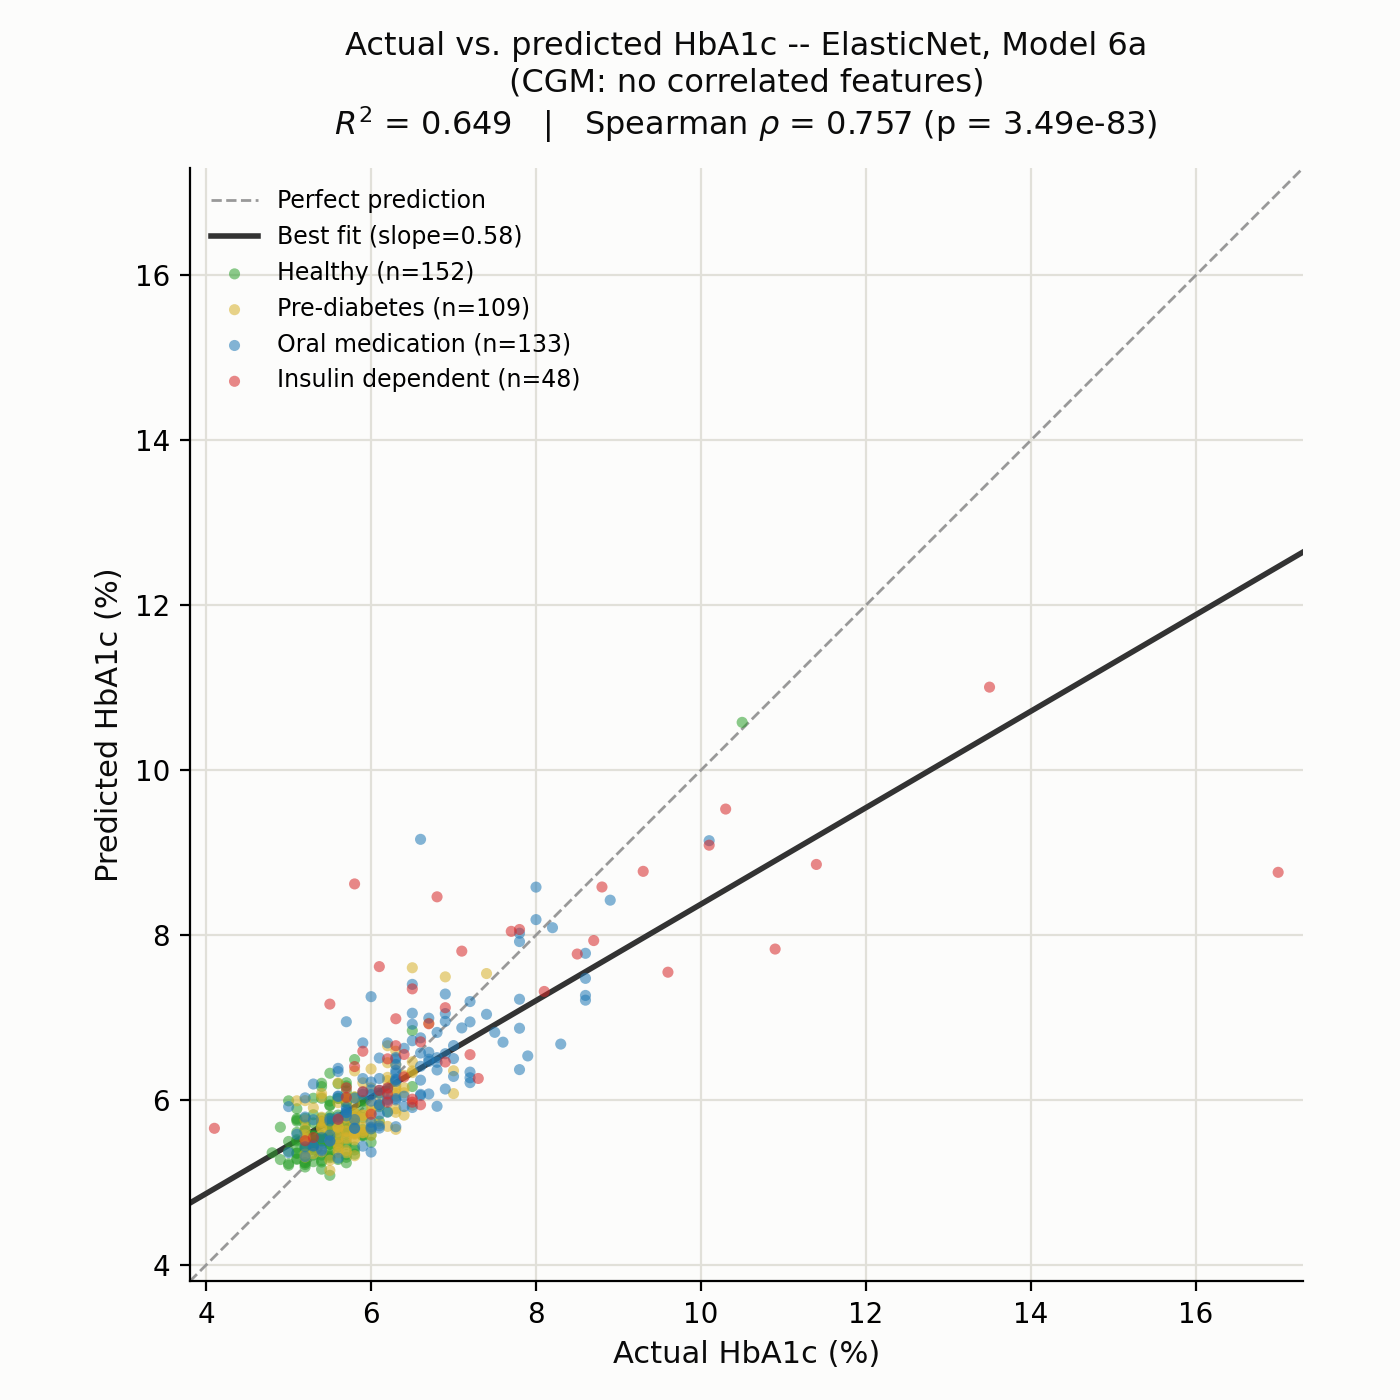

Source code (Python):
"""
Actual vs. predicted HbA1c scatter plot for Model 6a (+ CGM Metrics, no
routine labs -- isolates the CGM effect on its own), ElasticNet -- R2=0.654,
per hba1c_regression_results.csv, VIF-pruned/curated 21-feature CGM set,
the better of the two model types at this stage (XGBoost: R2=0.639) --
refit here on the same full population and train/test split as
run_hba1c_regression_ablation.py.

Points are colored by study_group (diabetes/medication status). R2/
Spearman/best-fit line are always computed on the full test set (all
groups combined), regardless of axis range.

Outputs (in this directory):
  actual_vs_predicted_hba1c.png         -- full data range
  actual_vs_predicted_hba1c_zoomed.png  -- same, axes clipped to 4-10% (where
                                            most of the cohort actually sits)
"""
import os
import sys

import matplotlib.pyplot as plt
import numpy as np
from scipy.stats import linregress, spearmanr
from sklearn.metrics import r2_score

sys.path.insert(0, os.path.dirname(os.path.dirname(os.path.abspath(__file__))))
from ablation_common import (
    HBA1C_COL,
    fit_elasticnet_regressor,
    get_ablation_stages,
    load_data,
)
sys.path.insert(0, os.path.dirname(os.path.abspath(__file__)))
from select_cgm_features_vif import CGM_FEATURES_VIF_PRUNED

OUT_DIR = os.path.dirname(os.path.abspath(__file__))

STUDY_GROUP_COLORS = {
    "healthy": "#2ca02c",
    "pre_diabetes_lifestyle_controlled": "#d6b02a",
    "oral_medication_and_or_non_insulin_injectable_medication_controlled": "#1f77b4",
    "insulin_dependent": "#d62728",
}
STUDY_GROUP_LABELS = {
    "healthy": "Healthy",
    "pre_diabetes_lifestyle_controlled": "Pre-diabetes",
    "oral_medication_and_or_non_insulin_injectable_medication_controlled": "Oral medication",
    "insulin_dependent": "Insulin dependent",
}

df = load_data()
stages = get_ablation_stages(
    df, exclude_cpeptide=True, include_no_labs_variants=True, target_col=HBA1C_COL,
    cgm_features=CGM_FEATURES_VIF_PRUNED,
)
stage_name, feats = [s for s in stages if s[0].startswith("Model 6a")][0]

train = df[df["split"] == "train"]
test = df[df["split"] == "test"]
X_train, X_test = train[feats], test[feats]
y_train, y_test = train[HBA1C_COL], test[HBA1C_COL]

model = fit_elasticnet_regressor(X_train, y_train)
pred = model.predict(X_test)
study_group = test["study_group"].values

r2 = r2_score(y_test, pred)
slope, intercept, _, _, _ = linregress(y_test, pred)
rho, pval = spearmanr(y_test, pred)
print(f"ElasticNet, {stage_name}: R2={r2:.3f}")
print(f"OLS fit: predicted = {slope:.3f} * actual + {intercept:.3f}")
print(f"Spearman rho={rho:.3f}, p={pval:.3e}")


def make_figure(out_name, fixed_lims=None):
    fig, ax = plt.subplots(figsize=(7, 7), facecolor="#fcfcfb")
    ax.set_facecolor("#fcfcfb")
    lims = fixed_lims if fixed_lims is not None else [min(y_test.min(), pred.min()) - 0.3, max(y_test.max(), pred.max()) + 0.3]

    ax.plot(lims, lims, color="#999999", linewidth=1.0, linestyle="--", zorder=1, label="Perfect prediction")
    fit_x = np.array(lims)
    ax.plot(fit_x, slope * fit_x + intercept, color="#333333", linewidth=2.0, zorder=2, label=f"Best fit (slope={slope:.2f})")

    for group, color in STUDY_GROUP_COLORS.items():
        mask = study_group == group
        if mask.sum() == 0:
            continue
        ax.scatter(y_test[mask], pred[mask], s=16, alpha=0.55, color=color, edgecolor="none",
                   zorder=3, label=f"{STUDY_GROUP_LABELS[group]} (n={mask.sum()})")

    ax.set_xlim(lims); ax.set_ylim(lims)
    ax.set_aspect("equal")
    ax.set_xlabel("Actual HbA1c (%)", fontsize=11, color="#0b0b0b")
    ax.set_ylabel("Predicted HbA1c (%)", fontsize=11, color="#0b0b0b")
    ax.set_title(
        f"Actual vs. predicted HbA1c -- ElasticNet, Model 6a\n(CGM: no correlated features)\n"
        f"$R^2$ = {r2:.3f}   |   Spearman $\\rho$ = {rho:.3f} (p = {pval:.2e})",
        fontsize=11.5, color="#0b0b0b", pad=12,
    )
    ax.grid(True, color="#e1e0d9", linewidth=0.8, zorder=0)
    ax.set_axisbelow(True)
    for spine in ["top", "right"]:
        ax.spines[spine].set_visible(False)
    ax.legend(loc="upper left", frameon=False, fontsize=8.5)
    fig.tight_layout()
    fig.savefig(os.path.join(OUT_DIR, out_name), dpi=200, facecolor=fig.get_facecolor())
    print(f"saved {out_name}")


make_figure("actual_vs_predicted_hba1c.png")
make_figure("actual_vs_predicted_hba1c_zoomed.png", fixed_lims=[4, 10])
